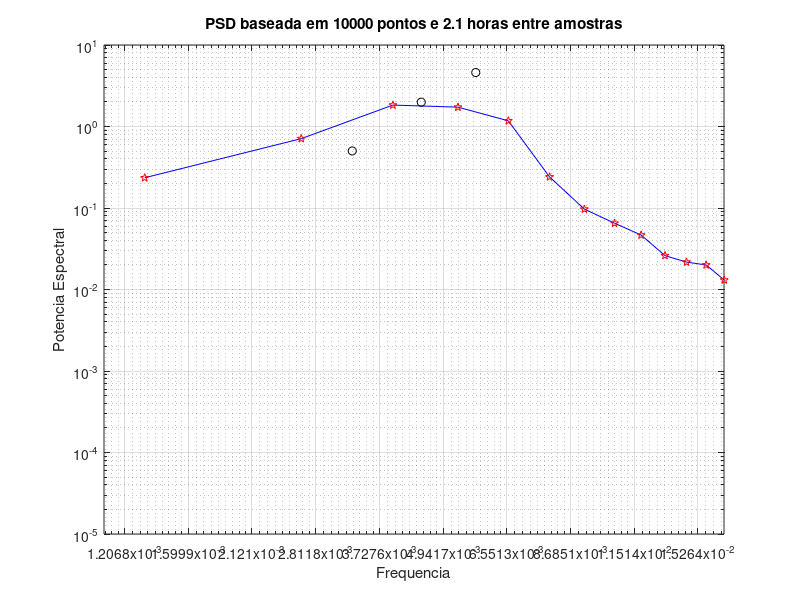

Write MATLAB code to recreate this figure.

clear all;close all;

for n=.1:.2:2.1,
N=1e4;
rt=n;
A=[1 2 3 1];
T=[1900 1400 1100]; w=2*pi./T;
h=pi./[2 3 4];

t=0:1:N-1;
t=t/rt;

ys1=A(1)*sin(w(1)*t+h(1));
ys2=A(2)*sin(w(2)*t+h(2));
ys3=A(3)*sin(w(3)*t+h(3));
yn=A(4)*randn(1,N);

ys=ys1+ys2+ys3;
y=yn+ys;

fy=fft(y);

Am=fy.*conj(fy);
Am=2*fliplr(Am((N/2+1):N))/(N^2);
freq=2*pi*[1:N/2]/t(N);
f1=[-fliplr(freq) freq];

loglog(freq,Am,'-b',freq,Am,'pr',w,[std(ys1)^2 std(ys2)^2 std(ys3)^2],'ok');
grid on
set(gca,'xlim', [min(w)/3 max(w)*3],'ylim',[1e-5 10],'xtick',...
	logspace(-5,1))
xlabel('Frequencia')
ylabel('Potencia Espectral')
title(['PSD baseada em 10000 pontos e ' num2str(rt) ' horas entre amostras'])
drawnow;pause
end
